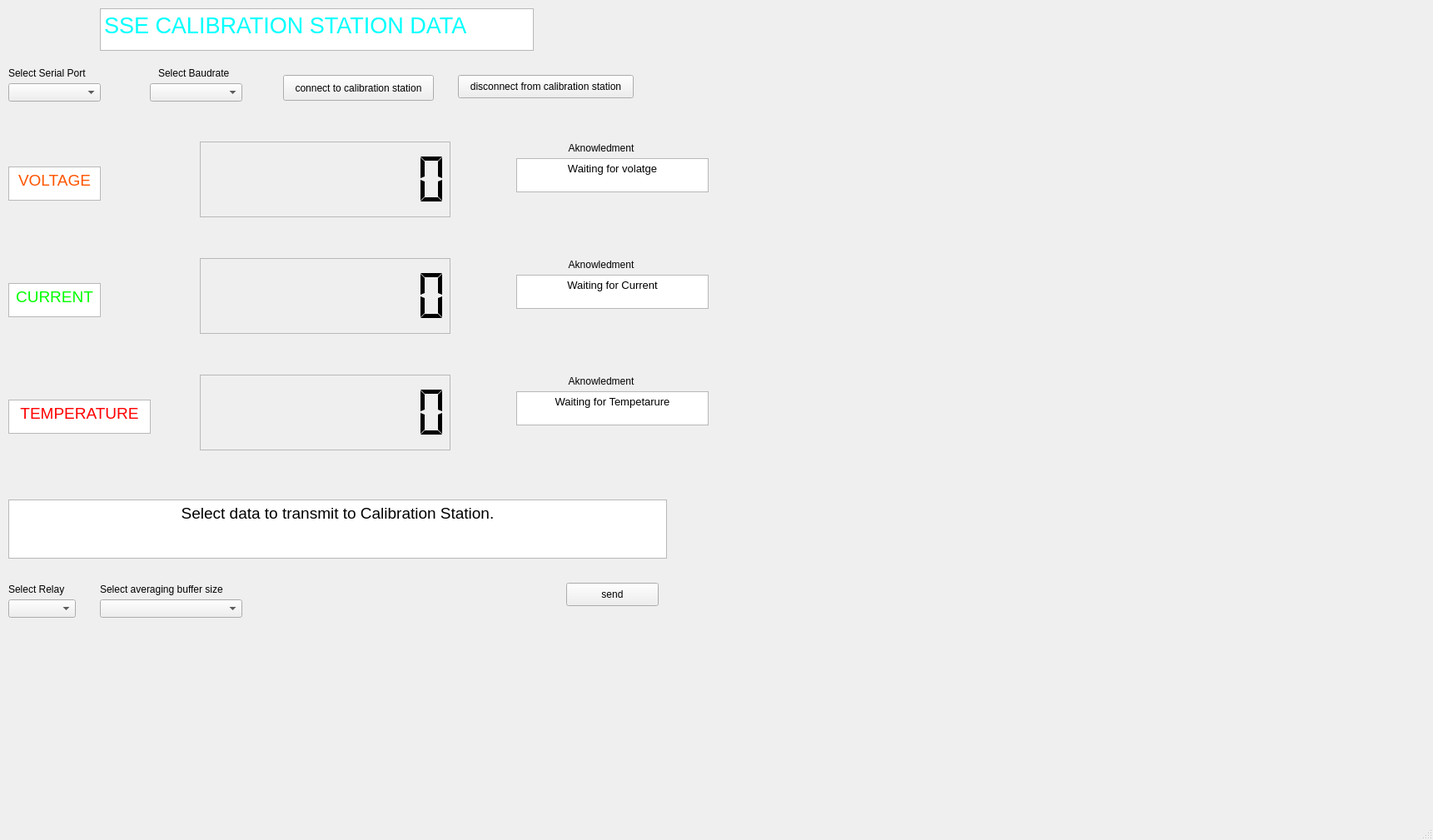
<?xml version="1.0" encoding="UTF-8"?>
<ui version="4.0">
 <class>MainWindow</class>
 <widget class="QMainWindow" name="MainWindow">
  <property name="geometry">
   <rect>
    <x>0</x>
    <y>0</y>
    <width>1721</width>
    <height>1009</height>
   </rect>
  </property>
  <property name="windowTitle">
   <string>MainWindow</string>
  </property>
  <widget class="QWidget" name="centralwidget">
   <widget class="QComboBox" name="comBox">
    <property name="geometry">
     <rect>
      <x>10</x>
      <y>100</y>
      <width>111</width>
      <height>22</height>
     </rect>
    </property>
   </widget>
   <widget class="QComboBox" name="baudBox">
    <property name="geometry">
     <rect>
      <x>180</x>
      <y>100</y>
      <width>111</width>
      <height>22</height>
     </rect>
    </property>
   </widget>
   <widget class="QPushButton" name="pushButton">
    <property name="geometry">
     <rect>
      <x>340</x>
      <y>90</y>
      <width>181</width>
      <height>31</height>
     </rect>
    </property>
    <property name="text">
     <string>connect to calibration station</string>
    </property>
   </widget>
   <widget class="QPushButton" name="pushButton_2">
    <property name="geometry">
     <rect>
      <x>550</x>
      <y>90</y>
      <width>211</width>
      <height>28</height>
     </rect>
    </property>
    <property name="text">
     <string>disconnect from calibration station</string>
    </property>
   </widget>
   <widget class="QPushButton" name="pushButton_3">
    <property name="geometry">
     <rect>
      <x>680</x>
      <y>700</y>
      <width>111</width>
      <height>28</height>
     </rect>
    </property>
    <property name="text">
     <string>send</string>
    </property>
   </widget>
   <widget class="QLabel" name="label">
    <property name="geometry">
     <rect>
      <x>10</x>
      <y>80</y>
      <width>101</width>
      <height>16</height>
     </rect>
    </property>
    <property name="text">
     <string>Select Serial Port</string>
    </property>
   </widget>
   <widget class="QLabel" name="label_2">
    <property name="geometry">
     <rect>
      <x>190</x>
      <y>80</y>
      <width>101</width>
      <height>16</height>
     </rect>
    </property>
    <property name="text">
     <string>Select Baudrate</string>
    </property>
   </widget>
   <widget class="QComboBox" name="comboBox">
    <property name="geometry">
     <rect>
      <x>10</x>
      <y>720</y>
      <width>81</width>
      <height>22</height>
     </rect>
    </property>
   </widget>
   <widget class="QComboBox" name="comboBox_2">
    <property name="geometry">
     <rect>
      <x>120</x>
      <y>720</y>
      <width>171</width>
      <height>22</height>
     </rect>
    </property>
   </widget>
   <widget class="QLabel" name="label_10">
    <property name="geometry">
     <rect>
      <x>120</x>
      <y>700</y>
      <width>171</width>
      <height>16</height>
     </rect>
    </property>
    <property name="text">
     <string>Select averaging buffer size</string>
    </property>
   </widget>
   <widget class="QLCDNumber" name="lcdNumber">
    <property name="geometry">
     <rect>
      <x>240</x>
      <y>170</y>
      <width>301</width>
      <height>91</height>
     </rect>
    </property>
    <property name="frameShape">
     <enum>QFrame::StyledPanel</enum>
    </property>
    <property name="digitCount">
     <number>9</number>
    </property>
    <property name="segmentStyle">
     <enum>QLCDNumber::Flat</enum>
    </property>
   </widget>
   <widget class="QLCDNumber" name="lcdNumber_2">
    <property name="geometry">
     <rect>
      <x>240</x>
      <y>310</y>
      <width>301</width>
      <height>91</height>
     </rect>
    </property>
    <property name="frameShape">
     <enum>QFrame::StyledPanel</enum>
    </property>
    <property name="digitCount">
     <number>9</number>
    </property>
    <property name="segmentStyle">
     <enum>QLCDNumber::Flat</enum>
    </property>
   </widget>
   <widget class="QLCDNumber" name="lcdNumber_3">
    <property name="geometry">
     <rect>
      <x>240</x>
      <y>450</y>
      <width>301</width>
      <height>91</height>
     </rect>
    </property>
    <property name="frameShape">
     <enum>QFrame::StyledPanel</enum>
    </property>
    <property name="digitCount">
     <number>9</number>
    </property>
    <property name="segmentStyle">
     <enum>QLCDNumber::Flat</enum>
    </property>
   </widget>
   <widget class="QTextBrowser" name="textBrowser">
    <property name="geometry">
     <rect>
      <x>10</x>
      <y>200</y>
      <width>111</width>
      <height>41</height>
     </rect>
    </property>
    <property name="html">
     <string>&lt;!DOCTYPE HTML PUBLIC &quot;-//W3C//DTD HTML 4.0//EN&quot; &quot;http://www.w3.org/TR/REC-html40/strict.dtd&quot;&gt;
&lt;html&gt;&lt;head&gt;&lt;meta name=&quot;qrichtext&quot; content=&quot;1&quot; /&gt;&lt;style type=&quot;text/css&quot;&gt;
p, li { white-space: pre-wrap; }
&lt;/style&gt;&lt;/head&gt;&lt;body style=&quot; font-family:'MS Shell Dlg 2'; font-size:7.8pt; font-weight:400; font-style:normal;&quot;&gt;
&lt;p align=&quot;center&quot; style=&quot; margin-top:12px; margin-bottom:12px; margin-left:0px; margin-right:0px; -qt-block-indent:0; text-indent:0px;&quot;&gt;&lt;span style=&quot; font-size:14pt; color:#ff5500;&quot;&gt;VOLTAGE&lt;/span&gt;&lt;/p&gt;&lt;/body&gt;&lt;/html&gt;</string>
    </property>
   </widget>
   <widget class="QTextBrowser" name="textBrowser_3">
    <property name="geometry">
     <rect>
      <x>10</x>
      <y>480</y>
      <width>171</width>
      <height>41</height>
     </rect>
    </property>
    <property name="html">
     <string>&lt;!DOCTYPE HTML PUBLIC &quot;-//W3C//DTD HTML 4.0//EN&quot; &quot;http://www.w3.org/TR/REC-html40/strict.dtd&quot;&gt;
&lt;html&gt;&lt;head&gt;&lt;meta name=&quot;qrichtext&quot; content=&quot;1&quot; /&gt;&lt;style type=&quot;text/css&quot;&gt;
p, li { white-space: pre-wrap; }
&lt;/style&gt;&lt;/head&gt;&lt;body style=&quot; font-family:'MS Shell Dlg 2'; font-size:7.8pt; font-weight:400; font-style:normal;&quot;&gt;
&lt;p align=&quot;center&quot; style=&quot; margin-top:12px; margin-bottom:12px; margin-left:0px; margin-right:0px; -qt-block-indent:0; text-indent:0px;&quot;&gt;&lt;span style=&quot; font-size:14pt; color:#ff0000;&quot;&gt;TEMPERATURE&lt;/span&gt;&lt;/p&gt;&lt;/body&gt;&lt;/html&gt;</string>
    </property>
   </widget>
   <widget class="QTextBrowser" name="textBrowser_4">
    <property name="geometry">
     <rect>
      <x>10</x>
      <y>340</y>
      <width>111</width>
      <height>41</height>
     </rect>
    </property>
    <property name="html">
     <string>&lt;!DOCTYPE HTML PUBLIC &quot;-//W3C//DTD HTML 4.0//EN&quot; &quot;http://www.w3.org/TR/REC-html40/strict.dtd&quot;&gt;
&lt;html&gt;&lt;head&gt;&lt;meta name=&quot;qrichtext&quot; content=&quot;1&quot; /&gt;&lt;style type=&quot;text/css&quot;&gt;
p, li { white-space: pre-wrap; }
&lt;/style&gt;&lt;/head&gt;&lt;body style=&quot; font-family:'MS Shell Dlg 2'; font-size:7.8pt; font-weight:400; font-style:normal;&quot;&gt;
&lt;p align=&quot;center&quot; style=&quot; margin-top:12px; margin-bottom:12px; margin-left:0px; margin-right:0px; -qt-block-indent:0; text-indent:0px;&quot;&gt;&lt;span style=&quot; font-size:14pt; color:#00ff00;&quot;&gt;CURRENT&lt;/span&gt;&lt;/p&gt;&lt;/body&gt;&lt;/html&gt;</string>
    </property>
   </widget>
   <widget class="QTextBrowser" name="textBrowser_2">
    <property name="geometry">
     <rect>
      <x>120</x>
      <y>10</y>
      <width>521</width>
      <height>51</height>
     </rect>
    </property>
    <property name="html">
     <string>&lt;!DOCTYPE HTML PUBLIC &quot;-//W3C//DTD HTML 4.0//EN&quot; &quot;http://www.w3.org/TR/REC-html40/strict.dtd&quot;&gt;
&lt;html&gt;&lt;head&gt;&lt;meta name=&quot;qrichtext&quot; content=&quot;1&quot; /&gt;&lt;style type=&quot;text/css&quot;&gt;
p, li { white-space: pre-wrap; }
&lt;/style&gt;&lt;/head&gt;&lt;body style=&quot; font-family:'MS Shell Dlg 2'; font-size:7.8pt; font-weight:400; font-style:normal;&quot;&gt;
&lt;p style=&quot; margin-top:0px; margin-bottom:0px; margin-left:0px; margin-right:0px; -qt-block-indent:0; text-indent:0px;&quot;&gt;&lt;span style=&quot; font-size:20pt; color:#00ffff;&quot;&gt;SSE CALIBRATION STATION DATA&lt;/span&gt;&lt;/p&gt;&lt;/body&gt;&lt;/html&gt;</string>
    </property>
   </widget>
   <widget class="QTextEdit" name="seak_2">
    <property name="geometry">
     <rect>
      <x>620</x>
      <y>190</y>
      <width>231</width>
      <height>41</height>
     </rect>
    </property>
    <property name="html">
     <string>&lt;!DOCTYPE HTML PUBLIC &quot;-//W3C//DTD HTML 4.0//EN&quot; &quot;http://www.w3.org/TR/REC-html40/strict.dtd&quot;&gt;
&lt;html&gt;&lt;head&gt;&lt;meta name=&quot;qrichtext&quot; content=&quot;1&quot; /&gt;&lt;style type=&quot;text/css&quot;&gt;
p, li { white-space: pre-wrap; }
&lt;/style&gt;&lt;/head&gt;&lt;body style=&quot; font-family:'MS Shell Dlg 2'; font-size:7.8pt; font-weight:400; font-style:normal;&quot;&gt;
&lt;p align=&quot;center&quot; style=&quot; margin-top:0px; margin-bottom:0px; margin-left:0px; margin-right:0px; -qt-block-indent:0; text-indent:0px;&quot;&gt;&lt;span style=&quot; font-size:10pt;&quot;&gt;Waiting for volatge&lt;/span&gt;&lt;/p&gt;&lt;/body&gt;&lt;/html&gt;</string>
    </property>
   </widget>
   <widget class="QTextEdit" name="seak_3">
    <property name="geometry">
     <rect>
      <x>620</x>
      <y>330</y>
      <width>231</width>
      <height>41</height>
     </rect>
    </property>
    <property name="html">
     <string>&lt;!DOCTYPE HTML PUBLIC &quot;-//W3C//DTD HTML 4.0//EN&quot; &quot;http://www.w3.org/TR/REC-html40/strict.dtd&quot;&gt;
&lt;html&gt;&lt;head&gt;&lt;meta name=&quot;qrichtext&quot; content=&quot;1&quot; /&gt;&lt;style type=&quot;text/css&quot;&gt;
p, li { white-space: pre-wrap; }
&lt;/style&gt;&lt;/head&gt;&lt;body style=&quot; font-family:'MS Shell Dlg 2'; font-size:7.8pt; font-weight:400; font-style:normal;&quot;&gt;
&lt;p align=&quot;center&quot; style=&quot; margin-top:0px; margin-bottom:0px; margin-left:0px; margin-right:0px; -qt-block-indent:0; text-indent:0px;&quot;&gt;&lt;span style=&quot; font-size:10pt;&quot;&gt;Waiting for Current&lt;/span&gt;&lt;/p&gt;&lt;/body&gt;&lt;/html&gt;</string>
    </property>
   </widget>
   <widget class="QTextEdit" name="seak_4">
    <property name="geometry">
     <rect>
      <x>620</x>
      <y>470</y>
      <width>231</width>
      <height>41</height>
     </rect>
    </property>
    <property name="html">
     <string>&lt;!DOCTYPE HTML PUBLIC &quot;-//W3C//DTD HTML 4.0//EN&quot; &quot;http://www.w3.org/TR/REC-html40/strict.dtd&quot;&gt;
&lt;html&gt;&lt;head&gt;&lt;meta name=&quot;qrichtext&quot; content=&quot;1&quot; /&gt;&lt;style type=&quot;text/css&quot;&gt;
p, li { white-space: pre-wrap; }
&lt;/style&gt;&lt;/head&gt;&lt;body style=&quot; font-family:'MS Shell Dlg 2'; font-size:7.8pt; font-weight:400; font-style:normal;&quot;&gt;
&lt;p align=&quot;center&quot; style=&quot; margin-top:0px; margin-bottom:0px; margin-left:0px; margin-right:0px; -qt-block-indent:0; text-indent:0px;&quot;&gt;&lt;span style=&quot; font-size:10pt;&quot;&gt;Waiting for Tempetarure&lt;/span&gt;&lt;/p&gt;&lt;/body&gt;&lt;/html&gt;</string>
    </property>
   </widget>
   <widget class="QLabel" name="label_11">
    <property name="geometry">
     <rect>
      <x>680</x>
      <y>170</y>
      <width>91</width>
      <height>16</height>
     </rect>
    </property>
    <property name="text">
     <string> Aknowledment</string>
    </property>
   </widget>
   <widget class="QLabel" name="label_14">
    <property name="geometry">
     <rect>
      <x>680</x>
      <y>310</y>
      <width>91</width>
      <height>16</height>
     </rect>
    </property>
    <property name="text">
     <string> Aknowledment</string>
    </property>
   </widget>
   <widget class="QLabel" name="label_15">
    <property name="geometry">
     <rect>
      <x>680</x>
      <y>450</y>
      <width>91</width>
      <height>16</height>
     </rect>
    </property>
    <property name="text">
     <string> Aknowledment</string>
    </property>
   </widget>
   <widget class="QTextEdit" name="seak1_2">
    <property name="geometry">
     <rect>
      <x>10</x>
      <y>600</y>
      <width>791</width>
      <height>71</height>
     </rect>
    </property>
    <property name="html">
     <string>&lt;!DOCTYPE HTML PUBLIC &quot;-//W3C//DTD HTML 4.0//EN&quot; &quot;http://www.w3.org/TR/REC-html40/strict.dtd&quot;&gt;
&lt;html&gt;&lt;head&gt;&lt;meta name=&quot;qrichtext&quot; content=&quot;1&quot; /&gt;&lt;style type=&quot;text/css&quot;&gt;
p, li { white-space: pre-wrap; }
&lt;/style&gt;&lt;/head&gt;&lt;body style=&quot; font-family:'MS Shell Dlg 2'; font-size:7.8pt; font-weight:400; font-style:normal;&quot;&gt;
&lt;p align=&quot;center&quot; style=&quot; margin-top:0px; margin-bottom:0px; margin-left:0px; margin-right:0px; -qt-block-indent:0; text-indent:0px;&quot;&gt;&lt;span style=&quot; font-size:14pt;&quot;&gt;Select data to transmit to Calibration Station.&lt;/span&gt;&lt;/p&gt;&lt;/body&gt;&lt;/html&gt;</string>
    </property>
   </widget>
   <widget class="QLabel" name="label_9">
    <property name="geometry">
     <rect>
      <x>10</x>
      <y>700</y>
      <width>71</width>
      <height>16</height>
     </rect>
    </property>
    <property name="text">
     <string>Select Relay</string>
    </property>
   </widget>
  </widget>
  <widget class="QMenuBar" name="menubar">
   <property name="geometry">
    <rect>
     <x>0</x>
     <y>0</y>
     <width>1721</width>
     <height>26</height>
    </rect>
   </property>
  </widget>
  <widget class="QStatusBar" name="statusbar"/>
 </widget>
 <resources/>
 <connections/>
</ui>
